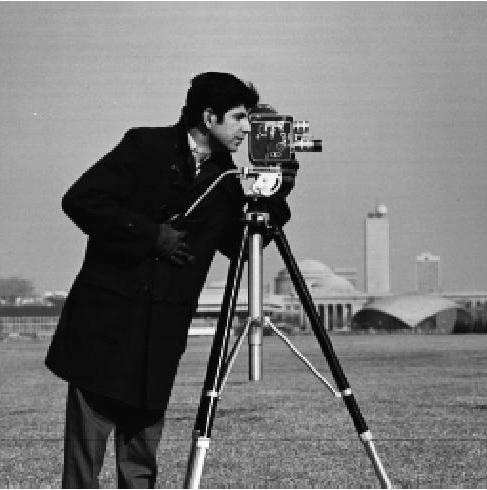
#> input picture data/images/cameraman.png, 487 x 490 px
$ jupyter execute 07-SIFT.ipynb
#> lines starting #> are read from the running program, lines starting #| are printed output that depends on the picture
[cell 1]
import cv2 as cv
from matplotlib import pyplot as plt
import numpy as np

# Scale Invariant Feature Transform (SIFT)

[Additional reading](https://docs.opencv.org/4.x/da/df5/tutorial_py_sift_intro.html)

[cell 2]
# How to find the orientation of a keypoint using SIFT (simplified)

# Generate a random 16x16 grayscale patch (for testing)
patch = np.random.randint(0, 256, (16, 16), dtype=np.uint8)

# Compute gradients using Sobel filters
dx = cv.Sobel(patch, cv.CV_64F, 1, 0, ksize=3)
dy = cv.Sobel(patch, cv.CV_64F, 0, 1, ksize=3)

# Compute gradient magnitude and orientation
magnitude = np.sqrt(dx**2 + dy**2)
orientation = np.arctan2(dy, dx) * (180 / np.pi)  # Convert radians to degrees

# Ensure orientation values are in range [0, 360)
orientation = (orientation + 360) % 360

# Display gradient field using quiver plot
plt.figure(figsize=(10, 5))

plt.subplot(1, 2, 1)
plt.title("Gradient Field (Quiver)")
plt.imshow(patch, cmap='gray')
#plt.quiver(np.arange(16), np.arange(16), dx, -dy, angles='xy', color='r', scale = 4000)
plt.gca().invert_yaxis()  # Invert Y-axis for proper orientation
plt.xlabel("X-axis")
plt.ylabel("Y-axis")

# Create an orientation histogram (36 bins, each covering 10°)
hist_bins = np.arange(0, 370, 10)  # Bins from 0° to 360°
hist, _ = np.histogram(orientation, bins=hist_bins, weights=magnitude)

# Find the dominant orientation
dominant_angle = hist_bins[np.argmax(hist)]

# Display orientation histogram
plt.subplot(1, 2, 2)
plt.title("Orientation Histogram")
plt.bar(hist_bins[:-1], hist, width=10, align='edge', color='blue', edgecolor='black')
plt.axvline(dominant_angle, color='red', linestyle='--', label=f'Dominant: {dominant_angle:.1f}°')
plt.xlabel("Orientation (degrees)")
plt.ylabel("Magnitude Sum")
plt.legend()

plt.tight_layout()
plt.show()
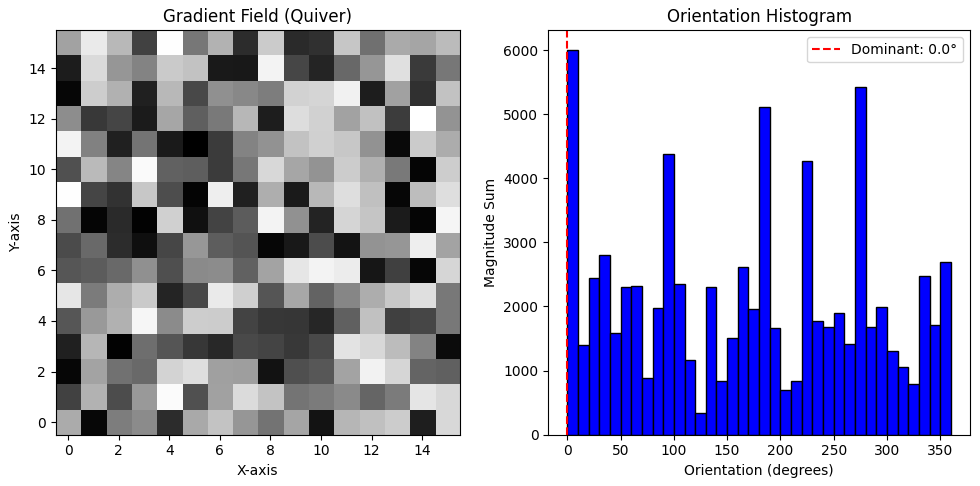
#> figure drawn by matplotlib, 2 panels; panel 2: tallest bar 6007.1 high, from x = 0 to 10

print(f"Dominant Orientation: {dominant_angle:.1f} degrees")

[cell 3]
# Computing SIFT using opencv
image = cv.imread('data/images/cameraman.png', cv.IMREAD_GRAYSCALE)
#> image is the input picture: shape (490, 487); min 0, max 255, mean 118.8

sift = cv.SIFT_create(nfeatures = 150)
kp = sift.detect(image)
#> kp = 150 keypoints; strongest (x, y, size): (213, 394, 4.9), (348, 392, 4.1), (266, 183, 16.4), (260, 218, 3.3)
des = sift.compute(image, kp)
#kp, des = sift.detectAndCompute(image, None)

plt.figure(figsize = (10,10))
img = cv.drawKeypoints(image, kp, -1, flags=cv.DRAW_MATCHES_FLAGS_DRAW_RICH_KEYPOINTS)
plt.imshow(img)

# Feature Matching

Given two vectors $ \mathbf{a} $ and $\mathbf{b_i}$ each of dimension (1x128), the Euclidean distance is defined as:

$$
d(\mathbf{a}, \mathbf{b}) = \sqrt{\sum_{j=1}^{128} (a_j - b_{j})^2}
$$

Where:
- $ \mathbf{a} = [a_1, a_2, \dots, a_{128}] $
- $ \mathbf{b} = [b_{1}, b_{2}, \dots, b_{128}] $

[cell 4]
# Load images
image1 = cv.imread('data/images/keble.000.png', cv.IMREAD_GRAYSCALE)
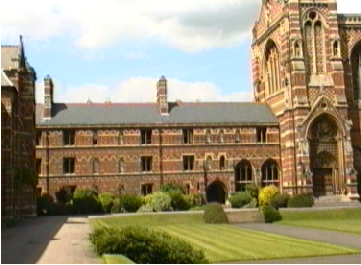
#> input picture data/images/keble.000.png, 361 x 265 px
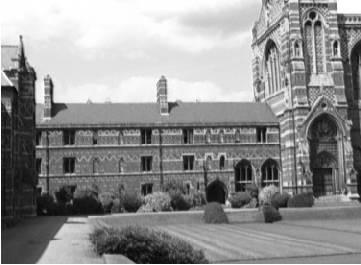
#> image1: shape (265, 361); min 5, max 255, mean 144.1
image2 = cv.imread('data/images/keble.003.png', cv.IMREAD_GRAYSCALE)
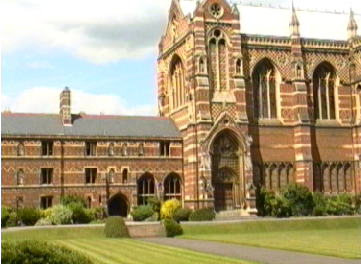
#> input picture data/images/keble.003.png, 361 x 265 px
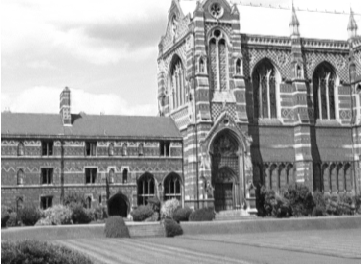
#> image2: shape (265, 361); min 8, max 255, mean 154.7

# Initialize SIFT detector
feat = cv.SIFT_create(nfeatures = 150)

# Find the keypoints and descriptors with ORB
keypoints1, descriptors1 = feat.detectAndCompute(image1, None)
#> keypoints1 = 150 keypoints; strongest (x, y, size): (357, 195, 2.6), (318, 23, 4.1), (335, 45, 2.9), (338, 49, 2.5)
keypoints2, descriptors2 = feat.detectAndCompute(image2, None)
#> keypoints2 = 151 keypoints; strongest (x, y, size): (255, 210, 2.7), (222, 42, 4.2), (298, 68, 2.5), (238, 63, 3)

# Compute the distance between the first keypoint in image and 1 and all the
# keypoints of the second image and then find the keypoint which has the minimum distance

diff = descriptors1[50,:] - descriptors2
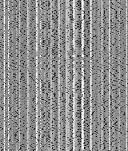
#> diff: shape (151, 128) float32; min -165, max 132, mean 1.3; drawn with min black and max white
squared_diff = diff**2
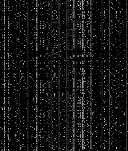
#> squared_diff: shape (151, 128) float32; min 0, max 27225, mean 2184.3; drawn with min black and max white
distances = np.sqrt(np.sum(squared_diff, axis=1))
#> distances = 151 values, max 621.2 at index 136, min 123.9 at index 59, mean 525.3
val = np.min(distances)
#> val = 123.9
idx = np.argmin(distances)
#> idx = 59

plt.figure(figsize = (10,10))
img1 = cv.drawKeypoints(image1, [keypoints1[50]], -1, flags=cv.DRAW_MATCHES_FLAGS_DRAW_RICH_KEYPOINTS)
plt.subplot(121)
plt.imshow(img1)

img2 = cv.drawKeypoints(image2, [keypoints2[idx]], -1, flags=cv.DRAW_MATCHES_FLAGS_DRAW_RICH_KEYPOINTS)
plt.subplot(122)
plt.imshow(img2)

# SIFT Feature Matching

[cell 5]
# Load images
#image1 = cv.imread('data/images/cartoon1.pgm', cv.IMREAD_GRAYSCALE)
#image2 = cv.imread('data/images/cartoon2.pgm', cv.IMREAD_GRAYSCALE)
image1 = cv.imread('data/images/keble.000.png', cv.IMREAD_GRAYSCALE)
image2 = cv.imread('data/images/keble.003.png', cv.IMREAD_GRAYSCALE)

# Initialize SIFT detector
feat = cv.SIFT_create(nfeatures = 150)

# Find the keypoints and descriptors with ORB
keypoints1, descriptors1 = feat.detectAndCompute(image1, None)
keypoints2, descriptors2 = feat.detectAndCompute(image2, None)

# Create BFMatcher (Brute Force Matcher)
bf = cv.BFMatcher()

# Match descriptors
matches = bf.match(descriptors1, descriptors2)
#> matches = 150 matches

# Sort them in ascending order of distance
matches = sorted(matches, key=lambda x: x.distance)

# Draw matches
img_matches = cv.drawMatches(image1, keypoints1, image2, keypoints2, matches[:50],
                              cv.DRAW_MATCHES_FLAGS_DRAW_RICH_KEYPOINTS)
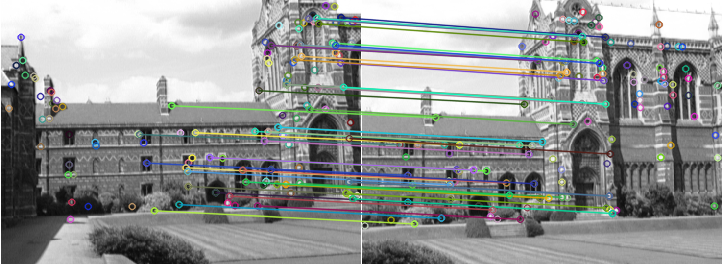
#> img_matches: shape (265, 722, 3); mean of channels 0, 1, 2 148.1, 149.7, 146.7; drawn as B, G, R


# Plot the matches using Matplotlib
plt.figure(figsize = (12,8))
plt.imshow(img_matches)
plt.title('SIFT Feature Matching')
plt.show()

## Example

[cell 6]
image = cv.imread('data/images/cameraman.png', cv.IMREAD_GRAYSCALE)

height, width = image.shape[:2]
#> height = 490; width = 487
rotation_matrix = cv.getRotationMatrix2D((width / 2, height / 2), 30, 1)
rotated_image = cv.warpAffine(image, rotation_matrix, (width, height))
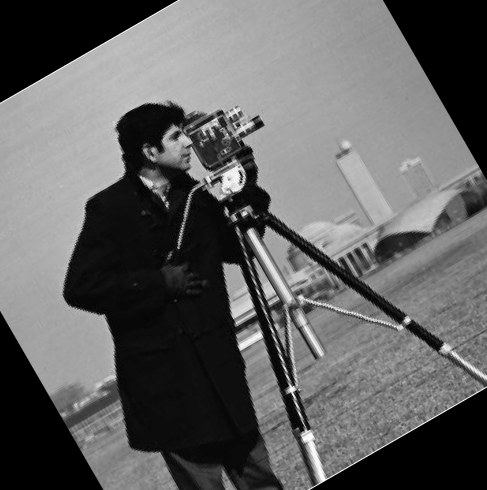
#> rotated_image: shape (490, 487); min 0, max 255, mean 97.9

sift = cv.SIFT_create(nfeatures = 150)
kp = sift.detect(image, None)
des = sift.compute(image, kp)

kp_, des_ = sift.detectAndCompute(rotated_image, None)
#> kp_ = 150 keypoints; strongest (x, y, size): (291, 389, 4.9), (232, 180, 16.3), (407, 320, 4.1), (251, 233, 6.1)

plt.figure(figsize = (12,8))
plt.subplot(121)
img = cv.drawKeypoints(image, kp, -1, flags=cv.DRAW_MATCHES_FLAGS_DRAW_RICH_KEYPOINTS)
plt.imshow(img)

plt.subplot(122)
img = cv.drawKeypoints(rotated_image, kp_, -1, flags=cv.DRAW_MATCHES_FLAGS_DRAW_RICH_KEYPOINTS)
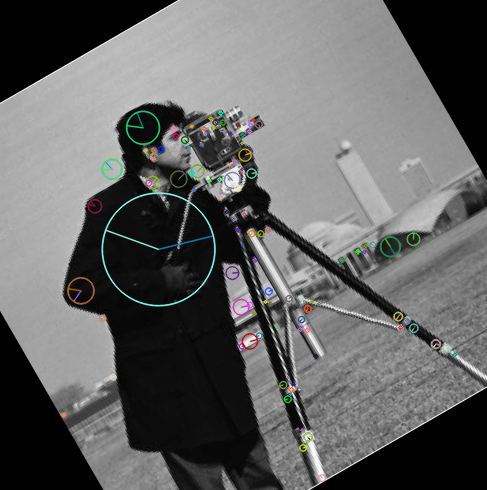
#> img: shape (490, 487, 3); mean of channels 0, 1, 2 98.6, 98.9, 98.5; drawn as B, G, R
plt.imshow(img)
